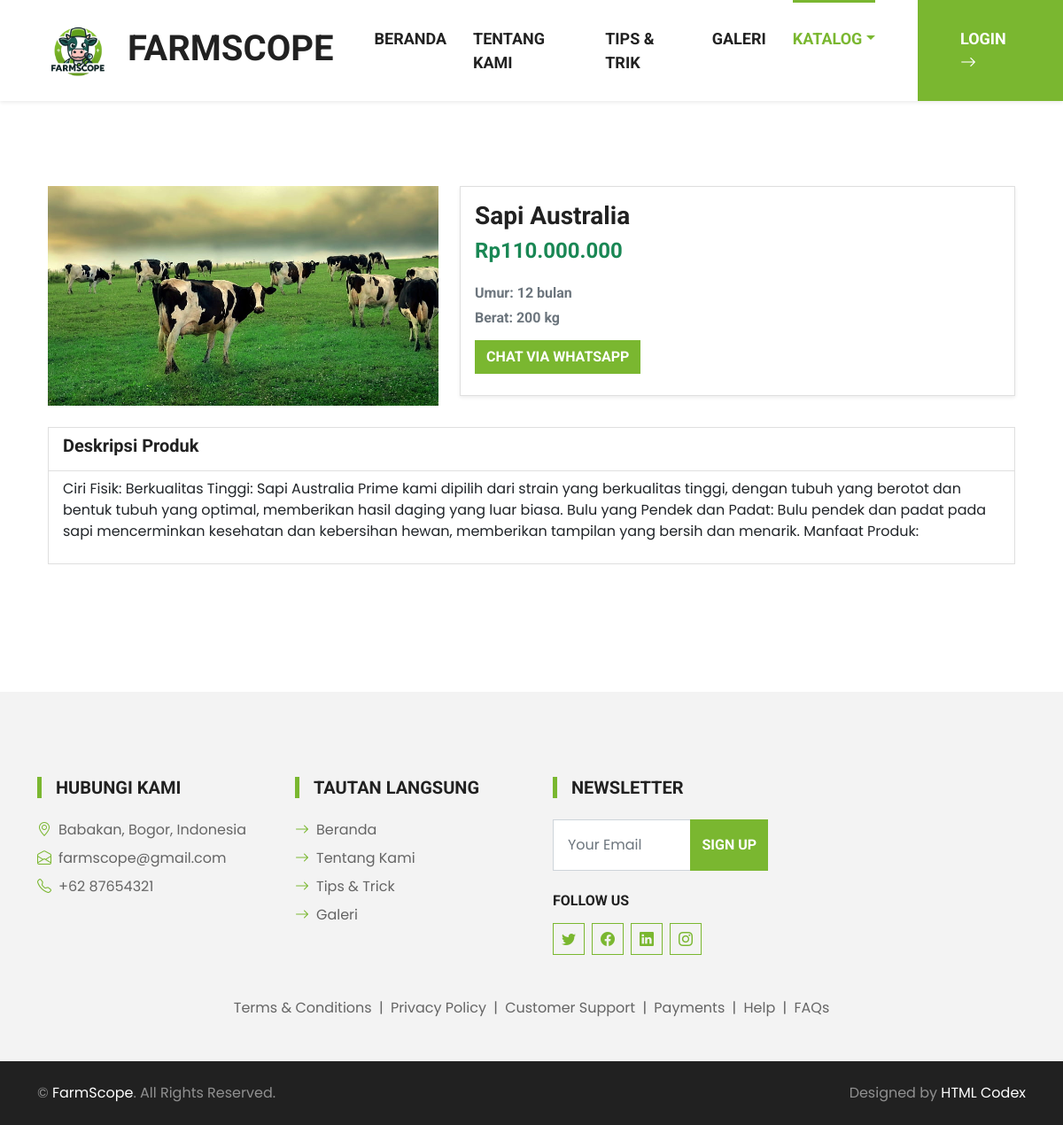
The app's page /detail_produk.php?id=14 with its own data.
### tables this page shows
CREATE TABLE `katalog_produk` (
  `id_produk` int(11) NOT NULL,
  `id_user` int(11) NOT NULL,
  `nama_produk` varchar(50) NOT NULL,
  `jenis` varchar(10) NOT NULL,
  `deskripsi` text NOT NULL,
  `umur` varchar(50) NOT NULL,
  `berat` varchar(50) NOT NULL,
  `harga` varchar(15) NOT NULL,
  `foto` varchar(20) NOT NULL
);

### detail_produk.php (the view, shortened to what this page needs)
<!DOCTYPE html>
<html lang="en">
<head>
    <link href="https://cdn.jsdelivr.net/npm/bootstrap-icons@1.4.1/font/bootstrap-icons.css" rel="stylesheet">
    <link href="lib/flaticon/font/flaticon.css" rel="stylesheet">
    <link href="lib/owlcarousel/assets/owl.carousel.min.css" rel="stylesheet">
    <link href="css/bootstrap.min.css" rel="stylesheet">
    <link href="css/style.css" rel="stylesheet">
</head>
<body>
    <nav class="navbar navbar-expand-lg bg-white navbar-light shadow-sm py-3 py-lg-0 px-3 px-lg-0">
        <a href="index.html" class="navbar-brand ms-lg-5">
            <h1 class="m-0 text-uppercase text-dark"><img src="img/icon/logo.png" alt="Ikon Sapi" width="80" height="80" class="me-3"></i>FarmScope</h1>
        </a>
        <div class="collapse navbar-collapse" id="navbarCollapse">
            <div class="navbar-nav ms-auto py-0">
                <a href="index.php" class="nav-item nav-link">Beranda</a>
                <a href="tentangkami.html" class="nav-item nav-link">Tentang Kami</a>
                <a href="tips&trik.php" class="nav-item nav-link">Tips & Trik</a>
                <a href="galeri.php" class="nav-item nav-link">Galeri</a>
                <div class="nav-item dropdown">
                    <a href="#" class="nav-link dropdown-toggle active" data-bs-toggle="dropdown">Katalog</a>
                </div>
                <a href="login.php" class="nav-item nav-link nav-contact bg-primary text-white px-5 ms-lg-5">Login <i class="bi bi-arrow-right"></i></a>
            </div>
        </div>
    </nav>
    <div class="container-fluid py-5">
        <?php
            include("servernya/tes_koneksi.php");
            if (isset($_GET['id'])) {
                $id = $_GET['id'];
                $sql = "SELECT * FROM katalog_produk as k INNER JOIN user as u
                ON k.id_user = u.id_user WHERE k.id_produk = $id";
                $result = $conn->query($sql);
                if ($result->num_rows > 0) {
                    $row = $result->fetch_assoc();
            ?>
            <div class="container">
            <div class="container my-5">
                <div class="row mb-4">
                    <div class="col-sm-12 col-lg-5">
                        <img src="img/upload/<?php echo $row["foto"]; ?>" alt="<?php echo $row["nama_produk"]; ?>" class="img-fluid">
                    </div>
                    <div class="col-sm-12 col-lg-7">
                        <div class="card card-body shadow-sm">
                            <h3 class="text-website">
                                <?php echo $row["nama_produk"]; ?>
                            </h3>
                            <h4 class="text-success">
                                <?php echo "Rp" . number_format($row["harga"], 0, ",", "."); ?>
                            </h4>
                            <h6 class="b text-muted">Umur: <?php echo $row["umur"]; ?> bulan </h6>
                            <h6 class="b text-muted">Berat: <?php echo $row["berat"]; ?> kg </h6>
                            <div class="my-2">
                                <div class="row">
                                    <div class="col-sm-12 col-lg-5">
                                        <a target="__blank" href="https://wa.me/<?php echo substr($row['nohp'],3,13) ?>" class="hvnb">
                                            <button class="btn btn-primary btn-block text-white">
                                            Chat via Whatsapp
                                            </button>
                                        </a>
                                    </div>
                                </div>
                            </div>
                        </div>
                    </div>
                </div>
                <div class="list-group">
                    <div class="list-group-item b text-website">
                        <h5>Deskripsi Produk</h5>
                    </div>
                    <div class="list-group-item">
                        <p> <?php echo $row["deskripsi"]; ?> </p>
                    </div>
                </div>
            </div>
            <?php
                } else {
                    echo "Produk tidak ditemukan.";
                }
            } else {
                echo "Parameter ID tidak valid.";
            }
            ?>
        </div>
    </div>
    <div class="container-fluid bg-light mt-5 py-5">
        <div class="container pt-5">
            <div class="row g-5">
                <div class="col-lg-3 col-md-6">
                    <h5 class="text-uppercase border-start border-5 border-primary ps-3 mb-4">Hubungi Kami</h5>
                    <p class="mb-2"><i class="bi bi-geo-alt text-primary me-2"></i>Babakan, Bogor, Indonesia</p>
                    <p class="mb-2"><i class="bi bi-envelope-open text-primary me-2"></i>farmscope@gmail.com</p>
                    <p class="mb-0"><i class="bi bi-telephone text-primary me-2"></i>+62 87654321</p>
                </div>
                <div class="col-lg-3 col-md-6">
                    <h5 class="text-uppercase border-start border-5 border-primary ps-3 mb-4">Tautan Langsung</h5>
                    <div class="d-flex flex-column justify-content-start">
                        <a class="text-body mb-2" href="index.php"><i class="bi bi-arrow-right text-primary me-2"></i>Beranda</a>
                        <a class="text-body mb-2" href="tentangkami.html"><i class="bi bi-arrow-right text-primary me-2"></i>Tentang Kami</a>
                        <a class="text-body mb-2" href="tips&trik.php"><i class="bi bi-arrow-right text-primary me-2"></i>Tips & Trick</a>
                        <a class="text-body mb-2" href="galeri.php"><i class="bi bi-arrow-right text-primary me-2"></i>Galeri</a>
                    </div>
                </div>
                <div class="col-lg-3 col-md-6">
                    <h5 class="text-uppercase border-start border-5 border-primary ps-3 mb-4">Newsletter</h5>
                    <form action="">
                        <div class="input-group">
                            <input type="text" class="form-control p-3" placeholder="Your Email">
                            <button class="btn btn-primary">Sign Up</button>
                        </div>
                    </form>
                    <h6 class="text-uppercase mt-4 mb-3">Follow Us</h6>
                    <div class="d-flex">
                        <a class="btn btn-outline-primary btn-square me-2" href="#"><i class="bi bi-twitter"></i></a>
                        <a class="btn btn-outline-primary btn-square me-2" href="#"><i class="bi bi-facebook"></i></a>
                        <a class="btn btn-outline-primary btn-square me-2" href="#"><i class="bi bi-linkedin"></i></a>
                        <a class="btn btn-outline-primary btn-square" href="#"><i class="bi bi-instagram"></i></a>
                    </div>
                </div>
                <div class="col-12 text-center text-body">
                    <a class="text-body" href="">Terms & Conditions</a>
                    <span class="mx-1">|</span>
                    <a class="text-body" href="">Privacy Policy</a>
                    <span class="mx-1">|</span>
                    <a class="text-body" href="">Customer Support</a>
                    <span class="mx-1">|</span>
                    <a class="text-body" href="">Payments</a>
                    <span class="mx-1">|</span>
                    <a class="text-body" href="">Help</a>
                    <span class="mx-1">|</span>
                    <a class="text-body" href="">FAQs</a>
                </div>
            </div>
        </div>
    </div>
    <div class="container-fluid bg-dark text-white-50 py-4">
        <div class="container">
            <div class="row g-5">
                <div class="col-md-6 text-center text-md-start">
                    <p class="mb-md-0">&copy; <a class="text-white" href="index.php">FarmScope</a>. All Rights Reserved.</p>
                </div>
                <div class="col-md-6 text-center text-md-end">
                    <p class="mb-0">Designed by <a class="text-white" href="https://htmlcodex.com">HTML Codex</a></p>
                </div>
            </div>
        </div>
    </div>
</body>
</html>

### css/style.css (style rules this page uses)
:root { --primary: #7AB730; --secondary: #FFD33C; --light: #F3F3F3; --dark: #212121; }
* { margin: 0; padding: 0; box-sizing: border-box; }
body { font-family: 'Poppins', sans-serif; }
.btn { font-family: 'Roboto', sans-serif; text-transform: uppercase; font-weight: 700; transition: .5s; }
.btn-primary { color: #FFFFFF; }
.btn-square { width: 36px; height: 36px; }
.btn-square, .btn-sm-square, .btn-lg-square { padding-left: 0; padding-right: 0; text-align: center; }
.navbar-light .navbar-nav .nav-link { font-family: 'Roboto', sans-serif; position: relative; margin-left: 30px; padding: 30px 0; font-size: 18px; font-weight: 700; text-transform: uppercase; color: var(--dark); outline: none; transition: .5s; }
.navbar-light .navbar-nav .nav-link:hover, .navbar-light .navbar-nav .nav-link.active { color: var(--primary); }
@media (min-width: 992px) { .navbar-light .navbar-nav .nav-link::before { position: absolute; content: ""; width: 0; height: 7px; top: -4px; left: 50%; background: var(--primary); transition: .5s; } }
@media (min-width: 992px) { .navbar-light .navbar-nav .nav-link:hover::before, .navbar-light .navbar-nav .nav-link.active::before { width: 100%; left: 0; } }
@media (min-width: 992px) { .navbar-light .navbar-nav .nav-link.nav-contact::before { width: 100%; height: 1px; top: -1px; left: 0; } }

### records on screen
katalog_produk: foto (picture), nama_produk "Sapi Australia", harga "110.000.000", umur "12", berat "200", deskripsi "Ciri Fisik: Berkualitas Tinggi: Sapi Australia Prime kami dipilih dari strain yang berkualitas tinggi, dengan tubuh yang berotot dan bentuk tubuh yang optimal, memberikan hasil daging yang luar biasa. Bulu yang Pendek dan Padat: Bulu pendek dan padat pada sapi mencerminkan kesehatan dan kebersihan hewan, memberikan tampilan yang bersih dan menarik. Manfaat Produk:"
